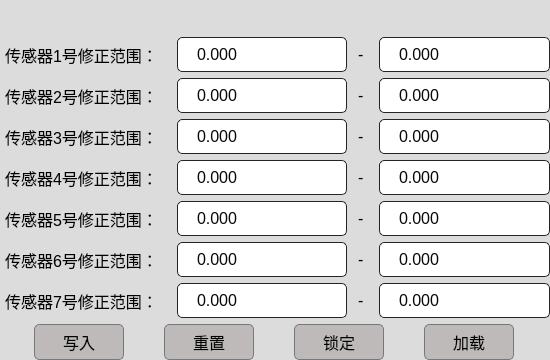
<?xml version="1.0" encoding="UTF-8"?>
<ui version="4.0">
 <class>rangesetting</class>
 <widget class="QWidget" name="rangesetting">
  <property name="geometry">
   <rect>
    <x>0</x>
    <y>0</y>
    <width>550</width>
    <height>360</height>
   </rect>
  </property>
  <property name="minimumSize">
   <size>
    <width>550</width>
    <height>0</height>
   </size>
  </property>
  <property name="maximumSize">
   <size>
    <width>550</width>
    <height>360</height>
   </size>
  </property>
  <property name="windowTitle">
   <string>修正范围设置</string>
  </property>
  <property name="styleSheet">
   <string notr="true">
QWidget
{
    background-color: #DCDCDC;;
	padding: 1px;
	border-radius: 0px;
	opacity: 0;
	color: rgb(0, 0, 0);	
	font: 12pt;
}

QWidget#mainWidget
{
    border: 1px solid #183881;
	border-left-width:1px;
	border-right-width:1px;
	border-top-width:1px;
	border-bottom-width:1px;
	background-color: #DEDDDC;
	color: #000000;

}


QWidget#menuWidget
{
    border: 1px solid #183881;
	border-left-width:0px;
	border-right-width:1px;
	border-top-width:0px;
	border-bottom-width:0px;
	background-color: #DEDDDC;
	color: #000000;

}

QWidget:focus{outline: none;}

QLabel{
	 color: black;
     font: &quot;Microsoft YaHei&quot;;	

}
QFrame#line,#line_2
{
	background-color: #183881;
}

QFrame#mainFrame
{
	border: 1px solid #183881;
	border-radius:0px;	
}

QFrame#frame,#frame3,#frame_3,#frame_4,#frame_5,#frame_6
{
	background-color: #DEDDDC;
	color: #000000;
}
QLabel#label_7,#label_11,#label_14,#label_35,#label_36,#label_37,#label_10,#label_40,#label_26,#label_47,#alarmStatus,#label_48,#label_54,#label_53
{
/*
	background-color: #DEDDDC;
	color: #000000;
*/
}
QCheckBox#offLineFlag
{
	background-color: #DEDDDC;
	color: #000000;
}


QTreeWidget#resultDataTree,#oneResultTree,#twoResultTree
{
	border: 1px solid #183881;
}


/***********QToolBar*************/
QToolBar {
	margin: 0px 0px 0px 0px;
	padding: 0px 0px 0px 0px; 
    font-weight: bold;
	border: 1px solid #76797C;
}

QToolBar::separator{
    height:1px;
    background-color: rgba(255, 255, 255, 0.4);
}
QToolBar QToolButton{
    min-width: 30px;
    background-color: transparent;
}
QToolBar QToolButton:hover{
    background-color: #0550A4;
	color: rgb(255, 255, 255);
}

QToolBar QToolButton:clicked{
    background-color: #0550A4;
}
/*********************************/

QToolBar::handle:horizontal {
    image: url(:/qss_icons/rc/Hmovetoolbar.png);
}
QToolBar::handle:vertical {
    image: url(:/qss_icons/rc/Vmovetoolbar.png);
}
QToolBar::separator:horizontal {
    image: url(:/qss_icons/rc/Hsepartoolbar.png);
}
QToolBar::separator:vertical {
    image: url(:/qss_icons/rc/Vsepartoolbar.png);
}



QGroupBox
{
	border: 1px solid #183881;
	border-radius:0px;
	margin-top:2ex;   /*文字在方框中位置的偏离度*/
	font-family:Microsoft YaHei;
	font:bold 18px;
	color: rgb(0, 0, 0);
 
}
 
QGroupBox::title
{
	subcontrol-origin:margin;
	subcontrol-position:top center;
	padding:0 3px;
}


QLineEdit
{
    background-color: #FFFFFF;
    selection-background-color: #D1DBCB;
    selection-color: black;
    padding: 5px;
    border-style: solid;
    border: 1px solid #76797C;
    border-radius: 5px;
    color: #000000;
}
QLineEdit:disabled
{
    background-color: #C2C46B;
    border-width: 1px;
    border-color: #76797C;
    border-style: solid;
    padding-top: 5px;
    padding-bottom: 5px;
    padding-left: 10px;
    padding-right: 10px;
    border-radius: 2px;
    color: #000000;
}

QPushButton
{
    color: #000000;
    background-color: #BFBABA;
    border-width: 1px;
    border-color: #76797C;
    border-style: solid;
    padding: 5px;
	border-radius:5px;
}

QPushButton:hover
{
	background-color: #0550A4;
	color: rgb(255, 255, 255);
}
QPushButton:disabled
{
    background-color: #C2C46B;
    border-width: 1px;
    border-color: #76797C;
    border-style: solid;
    border-radius: 5px;
    color: #000000;
}
/*

QPushButton:focus {
    background-color: #D1DBCB;
    color: black;
}

QPushButton:pressed
{
    color: black;
    background-color: #D1DBCB;
    padding-top: -15px;
    padding-bottom: -17px;
}
QPushButton:checked{
    background-color: #76797C;
    border-color: #6A6969;
}
*/

QComboBox{
	border:1px solid #242424;
	border-radius:3px;
	padding:2px;
	background:none;
	color: rgb(0, 0, 0);
}

QComboBox:disabled
{
    background-color: #C2C46B;
    border-width: 1px;
    border-color: #76797C;
    border-style: solid;
    padding-top: 5px;
    padding-bottom: 5px;
    padding-left: 10px;
    padding-right: 10px;
    border-radius: 2px;
    color: #000000;
}

QComboBox::down-arrow,QDateEdit[calendarPopup=&quot;true&quot;]::down-arrow,QTimeEdit[calendarPopup=&quot;true&quot;]::down-arrow,QDateTimeEdit[calendarPopup=&quot;true&quot;]::down-arrow{
image:url(:/qss_icons/rc/add_bottom.png);
width:10px;
height:10px;
right:2px;
}

QComboBox::drop-down,QDateEdit::drop-down,QTimeEdit::drop-down,QDateTimeEdit::drop-down{
subcontrol-origin:padding;
subcontrol-position:top right;
width:15px;
border-left-width:0px;
border-left-style:solid;
border-top-right-radius:3px;
border-bottom-right-radius:3px;
border-left-color:#242424;
}

QComboBox::drop-down:on{
top:1px;
}

QTreeView::item::selected
{
	color: #ffffff;
	background-color:#0550A4;
} 
QTreeView::item::hover
{
	color: #ffffff;
	background-color:#0550A4;

}


QTableView::item:selected{
	color:#DCDCDC;
	background:qlineargradient(spread:pad,x1:0,y1:0,x2:0,y2:1,stop:0 #183881,stop:1 #183881);
}

/*
QTableView::item:hover{
color:#DCDCDC;
background:qlineargradient(spread:pad,x1:0,y1:0,x2:0,y2:1,stop:0 #183881,stop:1 #183881);
}
*/

QTableView::item{
padding:1px;
margin:0px;
}

QHeaderView::section,QTableCornerButton:section{
padding:3px;
margin:0px;
color:#DCDCDC;
border:1px solid #242424;
border-left-width:0px;
border-right-width:1px;
border-top-width:0px;
border-bottom-width:1px;
background:qlineargradient(spread:pad,x1:0,y1:0,x2:0,y2:1,stop:0 #646464,stop:1 #525252);
}

QTableView{
	border: 1px solid #183881;
	border-radius: 0px;
}

QAbstractSpinBox {
    background-color: #FFFFFF;
    color: #070707;
    selection-background-color: #1230F0;
    selection-color: black;
	border-radius:5px;
	border:1px solid #242424;
}
QAbstractSpinBox:disabled
{
    background-color: #C2C46B;
    border-width: 1px;
    border-color: #76797C;
    border-style: solid;
/*
    padding-top: 5px;
    padding-bottom: 5px;
    padding-left: 10px;
    padding-right: 10px;
*/
    border-radius: 2px;
    color: #000000;
}
QAbstractSpinBox:up-button
{
    background-color: transparent;
    subcontrol-origin: border;
    subcontrol-position: center right;
}

QAbstractSpinBox:down-button
{
    background-color: transparent;
    subcontrol-origin: border;
    subcontrol-position: center left;
}

QAbstractSpinBox::up-arrow,QAbstractSpinBox::up-arrow:disabled,QAbstractSpinBox::up-arrow:off {
    image: url(:/qss_icons/rc/up_arrow_disabled.png);
    width: 10px;
    height: 10px;
}
QAbstractSpinBox::up-arrow:hover
{
    image: url(:/qss_icons/rc/up_arrow.png);
}


QAbstractSpinBox::down-arrow,QAbstractSpinBox::down-arrow:disabled,QAbstractSpinBox::down-arrow:off
{
    image: url(:/qss_icons/rc/down_arrow_disabled.png);
    width: 10px;
    height: 10px;
}
QAbstractSpinBox::down-arrow:hover
{
    image: url(:/qss_icons/rc/down_arrow.png);
}


QScrollBar:horizontal
{
    height: 18px;
    margin: 3px 15px 3px 15px;
    border: 1px transparent #2A2929;
    border-radius: 4px;
    /*background-color: #2A2929;*/
    background-color:#F0F0F0
    
}

QScrollBar::handle:horizontal
{
   /* background-color: #605F5F; */
    background-color: #858585;
    min-width: 5px;
    border-radius: 4px;
}

QScrollBar::add-line:horizontal
{
    margin: 0px 3px 0px 3px;
    border-image: url(:/qss_icons/rc/right_arrow_disabled.png);
    width: 10px;
    height: 10px;
    subcontrol-position: right;
    subcontrol-origin: margin;
}

QScrollBar::sub-line:horizontal
{
    margin: 0px 3px 0px 3px;
    border-image: url(:/qss_icons/rc/left_arrow_disabled.png);
    height: 10px;
    width: 10px;
    subcontrol-position: left;
    subcontrol-origin: margin;
}

QScrollBar::add-line:horizontal:hover,QScrollBar::add-line:horizontal:on
{
    border-image: url(:/qss_icons/rc/right_arrow.png);
    height: 10px;
    width: 10px;
    subcontrol-position: right;
    subcontrol-origin: margin;
}


QScrollBar::sub-line:horizontal:hover, QScrollBar::sub-line:horizontal:on
{
    border-image: url(:/qss_icons/rc/left_arrow.png);
    height: 10px;
    width: 10px;
    subcontrol-position: left;
    subcontrol-origin: margin;
}

QScrollBar::up-arrow:horizontal, QScrollBar::down-arrow:horizontal
{
    background: none;
}


QScrollBar::add-page:horizontal, QScrollBar::sub-page:horizontal
{
    background: none;
}

QScrollBar:vertical
{
   /* background-color: #2A2929; */
    background-color:#F0F0F0;
    width: 18px;
    margin: 15px 3px 15px 3px;
    border: 1px transparent #2A2929;
    border-radius: 4px;
}

QScrollBar::handle:vertical
{
   /* background-color: #605F5F; */
    background-color: #858585;
    min-height: 5px;
    border-radius: 4px;
}

QScrollBar::sub-line:vertical
{
    margin: 3px 0px 3px 0px;
    border-image: url(:/qss_icons/rc/up_arrow_disabled.png);
    height: 10px;
    width: 10px;
    subcontrol-position: top;
    subcontrol-origin: margin;
}

QScrollBar::add-line:vertical
{
    margin: 3px 0px 3px 0px;
    border-image: url(:/qss_icons/rc/down_arrow_disabled.png);
    height: 10px;
    width: 10px;
    subcontrol-position: bottom;
    subcontrol-origin: margin;
}

QScrollBar::sub-line:vertical:hover,QScrollBar::sub-line:vertical:on
{

    border-image: url(:/qss_icons/rc/up_arrow.png);
    height: 10px;
    width: 10px;
    subcontrol-position: top;
    subcontrol-origin: margin;
}


QScrollBar::add-line:vertical:hover, QScrollBar::add-line:vertical:on
{
    border-image: url(:/qss_icons/rc/down_arrow.png);
    height: 10px;
    width: 10px;
    subcontrol-position: bottom;
    subcontrol-origin: margin;
}

QScrollBar::up-arrow:vertical, QScrollBar::down-arrow:vertical
{
    background: none;
}


QScrollBar::add-page:vertical, QScrollBar::sub-page:vertical
{
    background: none;
}


QTabWidget::pane {
    border-top: 1px solid #C2C7CB;
    position: absolute;
    top: 0em;
}
 
QTabWidget::tab-bar {
    alignment: left;
}
QTabWidget:pane {
	border: 1px solid #183881;
	
 }

QTabBar::tab {
    background: qlineargradient(x1: 0, y1: 0, x2: 0, y2: 1,
                                stop: 0 #E1E1E1, stop: 0.4 #DDDDDD,
                                stop: 0.5 #D8D8D8, stop: 1.0 #D3D3D3);
    border: 1px solid #C4C4C3;
    border-bottom-color: #C2C7CB; 
    border-top-left-radius: 1px;
    border-top-right-radius: 1px;
   min-width: 25ex;
   padding: 2px; 
}
 
QTabBar::tab:selected, QTabBar::tab:hover {
    background-color: #0550A4;
	color: rgb(255, 255, 255);
}
 
QTabBar::tab:selected {
	background-color:#00aa00;
	color: rgb(255, 255, 255);
}
QRadioButton:disabled
{
    color: #76797C;
}
QRadioButton:checked
{
    color: #10A007;
}
QRadioButton:unchecked
{
    color: #F7150C;
}
QRadioButton::indicator
{
    width: 30px;
    height: 30px;
}

QRadioButton::indicator:unchecked
{
    image: url(:/qss_icons/rc/radio_unchecked.png);
}


QRadioButton::indicator:unchecked:hover,
QRadioButton::indicator:unchecked:focus,
QRadioButton::indicator:unchecked:pressed
{
    border: none;
    outline: none;
    image: url(:/qss_icons/rc/radio_unchecked_focus.png);
}

QRadioButton::indicator:checked
{
    border: none;
    outline: none;
    image: url(:/qss_icons/rc/radio_checked.png);
}

QRadioButton::indicator:checked:hover,
QRadioButton::indicator:checked:focus,
QRadioButton::indicator:checked:pressed
{
    border: none;
    outline: none;
    image: url(:/qss_icons/rc/radio_checked_focus.png);
}

QRadioButton::indicator:checked:disabled
{
    outline: none;
    image: url(:/qss_icons/rc/radio_checked_disabled.png);
}

QRadioButton::indicator:unchecked:disabled
{
    image: url(:/qss_icons/rc/radio_unchecked_disabled.png);
}
</string>
  </property>
  <layout class="QVBoxLayout" name="verticalLayout_3">
   <property name="leftMargin">
    <number>0</number>
   </property>
   <property name="topMargin">
    <number>0</number>
   </property>
   <property name="rightMargin">
    <number>0</number>
   </property>
   <property name="bottomMargin">
    <number>0</number>
   </property>
   <item>
    <widget class="TitleWidget" name="titleWidget" native="true">
     <property name="minimumSize">
      <size>
       <width>0</width>
       <height>0</height>
      </size>
     </property>
     <property name="maximumSize">
      <size>
       <width>16777215</width>
       <height>16777215</height>
      </size>
     </property>
    </widget>
   </item>
   <item>
    <layout class="QVBoxLayout" name="verticalLayout_2">
     <item>
      <layout class="QHBoxLayout" name="horizontalLayout_9">
       <item>
        <widget class="QLabel" name="label_19">
         <property name="maximumSize">
          <size>
           <width>16777215</width>
           <height>40</height>
          </size>
         </property>
         <property name="text">
          <string>传感器1号修正范围：</string>
         </property>
        </widget>
       </item>
       <item>
        <widget class="QDoubleSpinBox" name="smallRangeOne">
         <property name="enabled">
          <bool>true</bool>
         </property>
         <property name="minimumSize">
          <size>
           <width>0</width>
           <height>35</height>
          </size>
         </property>
         <property name="maximumSize">
          <size>
           <width>16777215</width>
           <height>35</height>
          </size>
         </property>
         <property name="suffix">
          <string/>
         </property>
         <property name="decimals">
          <number>3</number>
         </property>
         <property name="minimum">
          <double>-2.000000000000000</double>
         </property>
        </widget>
       </item>
       <item>
        <widget class="QLabel" name="label_10">
         <property name="minimumSize">
          <size>
           <width>0</width>
           <height>0</height>
          </size>
         </property>
         <property name="maximumSize">
          <size>
           <width>20</width>
           <height>16777215</height>
          </size>
         </property>
         <property name="text">
          <string>-</string>
         </property>
        </widget>
       </item>
       <item>
        <widget class="QDoubleSpinBox" name="bigRangeOne">
         <property name="enabled">
          <bool>true</bool>
         </property>
         <property name="minimumSize">
          <size>
           <width>0</width>
           <height>35</height>
          </size>
         </property>
         <property name="maximumSize">
          <size>
           <width>16777215</width>
           <height>35</height>
          </size>
         </property>
         <property name="suffix">
          <string/>
         </property>
         <property name="decimals">
          <number>3</number>
         </property>
         <property name="minimum">
          <double>0.000000000000000</double>
         </property>
        </widget>
       </item>
      </layout>
     </item>
     <item>
      <layout class="QHBoxLayout" name="horizontalLayout_10">
       <item>
        <widget class="QLabel" name="label_20">
         <property name="maximumSize">
          <size>
           <width>16777215</width>
           <height>40</height>
          </size>
         </property>
         <property name="text">
          <string>传感器2号修正范围：</string>
         </property>
        </widget>
       </item>
       <item>
        <widget class="QDoubleSpinBox" name="smallRangeTwo">
         <property name="minimumSize">
          <size>
           <width>0</width>
           <height>35</height>
          </size>
         </property>
         <property name="maximumSize">
          <size>
           <width>16777215</width>
           <height>35</height>
          </size>
         </property>
         <property name="suffix">
          <string/>
         </property>
         <property name="decimals">
          <number>3</number>
         </property>
         <property name="minimum">
          <double>-2.000000000000000</double>
         </property>
        </widget>
       </item>
       <item>
        <widget class="QLabel" name="label_11">
         <property name="maximumSize">
          <size>
           <width>20</width>
           <height>16777215</height>
          </size>
         </property>
         <property name="text">
          <string>-</string>
         </property>
        </widget>
       </item>
       <item>
        <widget class="QDoubleSpinBox" name="bigRangeTwo">
         <property name="minimumSize">
          <size>
           <width>0</width>
           <height>35</height>
          </size>
         </property>
         <property name="maximumSize">
          <size>
           <width>16777215</width>
           <height>35</height>
          </size>
         </property>
         <property name="suffix">
          <string/>
         </property>
         <property name="decimals">
          <number>3</number>
         </property>
         <property name="minimum">
          <double>0.000000000000000</double>
         </property>
        </widget>
       </item>
      </layout>
     </item>
     <item>
      <layout class="QHBoxLayout" name="horizontalLayout_11">
       <item>
        <widget class="QLabel" name="label_21">
         <property name="maximumSize">
          <size>
           <width>16777215</width>
           <height>40</height>
          </size>
         </property>
         <property name="text">
          <string>传感器3号修正范围：</string>
         </property>
        </widget>
       </item>
       <item>
        <widget class="QDoubleSpinBox" name="smallRangeThree">
         <property name="minimumSize">
          <size>
           <width>0</width>
           <height>35</height>
          </size>
         </property>
         <property name="maximumSize">
          <size>
           <width>16777215</width>
           <height>35</height>
          </size>
         </property>
         <property name="suffix">
          <string/>
         </property>
         <property name="decimals">
          <number>3</number>
         </property>
         <property name="minimum">
          <double>-2.000000000000000</double>
         </property>
        </widget>
       </item>
       <item>
        <widget class="QLabel" name="label_22">
         <property name="maximumSize">
          <size>
           <width>20</width>
           <height>16777215</height>
          </size>
         </property>
         <property name="text">
          <string>-</string>
         </property>
        </widget>
       </item>
       <item>
        <widget class="QDoubleSpinBox" name="bigRangeThree">
         <property name="minimumSize">
          <size>
           <width>0</width>
           <height>35</height>
          </size>
         </property>
         <property name="maximumSize">
          <size>
           <width>16777215</width>
           <height>35</height>
          </size>
         </property>
         <property name="suffix">
          <string/>
         </property>
         <property name="decimals">
          <number>3</number>
         </property>
         <property name="minimum">
          <double>0.000000000000000</double>
         </property>
        </widget>
       </item>
      </layout>
     </item>
     <item>
      <layout class="QHBoxLayout" name="horizontalLayout_12">
       <item>
        <widget class="QLabel" name="label_23">
         <property name="maximumSize">
          <size>
           <width>16777215</width>
           <height>40</height>
          </size>
         </property>
         <property name="text">
          <string>传感器4号修正范围：</string>
         </property>
        </widget>
       </item>
       <item>
        <widget class="QDoubleSpinBox" name="smallRangeFour">
         <property name="minimumSize">
          <size>
           <width>0</width>
           <height>35</height>
          </size>
         </property>
         <property name="maximumSize">
          <size>
           <width>16777215</width>
           <height>35</height>
          </size>
         </property>
         <property name="suffix">
          <string/>
         </property>
         <property name="decimals">
          <number>3</number>
         </property>
         <property name="minimum">
          <double>-2.000000000000000</double>
         </property>
        </widget>
       </item>
       <item>
        <widget class="QLabel" name="label_24">
         <property name="maximumSize">
          <size>
           <width>20</width>
           <height>16777215</height>
          </size>
         </property>
         <property name="text">
          <string>-</string>
         </property>
        </widget>
       </item>
       <item>
        <widget class="QDoubleSpinBox" name="bigRangeFour">
         <property name="minimumSize">
          <size>
           <width>0</width>
           <height>35</height>
          </size>
         </property>
         <property name="maximumSize">
          <size>
           <width>16777215</width>
           <height>35</height>
          </size>
         </property>
         <property name="suffix">
          <string/>
         </property>
         <property name="decimals">
          <number>3</number>
         </property>
         <property name="minimum">
          <double>0.000000000000000</double>
         </property>
        </widget>
       </item>
      </layout>
     </item>
     <item>
      <layout class="QHBoxLayout" name="horizontalLayout_13">
       <item>
        <widget class="QLabel" name="label_25">
         <property name="maximumSize">
          <size>
           <width>16777215</width>
           <height>40</height>
          </size>
         </property>
         <property name="text">
          <string>传感器5号修正范围：</string>
         </property>
        </widget>
       </item>
       <item>
        <widget class="QDoubleSpinBox" name="smallRangeFive">
         <property name="minimumSize">
          <size>
           <width>0</width>
           <height>35</height>
          </size>
         </property>
         <property name="maximumSize">
          <size>
           <width>16777215</width>
           <height>35</height>
          </size>
         </property>
         <property name="suffix">
          <string/>
         </property>
         <property name="decimals">
          <number>3</number>
         </property>
         <property name="minimum">
          <double>-2.000000000000000</double>
         </property>
        </widget>
       </item>
       <item>
        <widget class="QLabel" name="label_26">
         <property name="maximumSize">
          <size>
           <width>20</width>
           <height>16777215</height>
          </size>
         </property>
         <property name="text">
          <string>-</string>
         </property>
        </widget>
       </item>
       <item>
        <widget class="QDoubleSpinBox" name="bigRangeFive">
         <property name="minimumSize">
          <size>
           <width>0</width>
           <height>35</height>
          </size>
         </property>
         <property name="maximumSize">
          <size>
           <width>16777215</width>
           <height>35</height>
          </size>
         </property>
         <property name="suffix">
          <string/>
         </property>
         <property name="decimals">
          <number>3</number>
         </property>
         <property name="minimum">
          <double>0.000000000000000</double>
         </property>
        </widget>
       </item>
      </layout>
     </item>
     <item>
      <layout class="QHBoxLayout" name="horizontalLayout_14">
       <item>
        <widget class="QLabel" name="label_27">
         <property name="maximumSize">
          <size>
           <width>16777215</width>
           <height>40</height>
          </size>
         </property>
         <property name="text">
          <string>传感器6号修正范围：</string>
         </property>
        </widget>
       </item>
       <item>
        <widget class="QDoubleSpinBox" name="smallRangeSix">
         <property name="minimumSize">
          <size>
           <width>0</width>
           <height>35</height>
          </size>
         </property>
         <property name="maximumSize">
          <size>
           <width>16777215</width>
           <height>35</height>
          </size>
         </property>
         <property name="suffix">
          <string/>
         </property>
         <property name="decimals">
          <number>3</number>
         </property>
         <property name="minimum">
          <double>-2.000000000000000</double>
         </property>
        </widget>
       </item>
       <item>
        <widget class="QLabel" name="label_28">
         <property name="maximumSize">
          <size>
           <width>20</width>
           <height>16777215</height>
          </size>
         </property>
         <property name="text">
          <string>-</string>
         </property>
        </widget>
       </item>
       <item>
        <widget class="QDoubleSpinBox" name="bigRangeSix">
         <property name="minimumSize">
          <size>
           <width>0</width>
           <height>35</height>
          </size>
         </property>
         <property name="maximumSize">
          <size>
           <width>16777215</width>
           <height>35</height>
          </size>
         </property>
         <property name="suffix">
          <string/>
         </property>
         <property name="decimals">
          <number>3</number>
         </property>
         <property name="minimum">
          <double>0.000000000000000</double>
         </property>
        </widget>
       </item>
      </layout>
     </item>
     <item>
      <layout class="QHBoxLayout" name="horizontalLayout_15">
       <item>
        <widget class="QLabel" name="label_29">
         <property name="maximumSize">
          <size>
           <width>16777215</width>
           <height>40</height>
          </size>
         </property>
         <property name="text">
          <string>传感器7号修正范围：</string>
         </property>
        </widget>
       </item>
       <item>
        <widget class="QDoubleSpinBox" name="smallRangeSeven">
         <property name="minimumSize">
          <size>
           <width>0</width>
           <height>35</height>
          </size>
         </property>
         <property name="maximumSize">
          <size>
           <width>16777215</width>
           <height>35</height>
          </size>
         </property>
         <property name="suffix">
          <string/>
         </property>
         <property name="decimals">
          <number>3</number>
         </property>
         <property name="minimum">
          <double>-2.000000000000000</double>
         </property>
        </widget>
       </item>
       <item>
        <widget class="QLabel" name="label_30">
         <property name="maximumSize">
          <size>
           <width>20</width>
           <height>16777215</height>
          </size>
         </property>
         <property name="text">
          <string>-</string>
         </property>
        </widget>
       </item>
       <item>
        <widget class="QDoubleSpinBox" name="bigRangeSeven">
         <property name="minimumSize">
          <size>
           <width>0</width>
           <height>35</height>
          </size>
         </property>
         <property name="maximumSize">
          <size>
           <width>16777215</width>
           <height>35</height>
          </size>
         </property>
         <property name="suffix">
          <string/>
         </property>
         <property name="decimals">
          <number>3</number>
         </property>
         <property name="minimum">
          <double>0.000000000000000</double>
         </property>
        </widget>
       </item>
      </layout>
     </item>
    </layout>
   </item>
   <item>
    <layout class="QHBoxLayout" name="horizontalLayout_16">
     <item>
      <widget class="QPushButton" name="WriteIn">
       <property name="minimumSize">
        <size>
         <width>0</width>
         <height>0</height>
        </size>
       </property>
       <property name="maximumSize">
        <size>
         <width>90</width>
         <height>70</height>
        </size>
       </property>
       <property name="styleSheet">
        <string notr="true">font: 25 18pt &quot;Microsoft YaHei&quot;;</string>
       </property>
       <property name="text">
        <string>写入</string>
       </property>
      </widget>
     </item>
     <item>
      <widget class="QPushButton" name="Reset">
       <property name="maximumSize">
        <size>
         <width>90</width>
         <height>70</height>
        </size>
       </property>
       <property name="styleSheet">
        <string notr="true">font: 25 18pt &quot;Microsoft YaHei&quot;;</string>
       </property>
       <property name="text">
        <string>重置</string>
       </property>
      </widget>
     </item>
     <item>
      <widget class="QPushButton" name="Lock">
       <property name="maximumSize">
        <size>
         <width>90</width>
         <height>70</height>
        </size>
       </property>
       <property name="styleSheet">
        <string notr="true">font: 25 18pt &quot;Microsoft YaHei&quot;;</string>
       </property>
       <property name="text">
        <string>锁定</string>
       </property>
      </widget>
     </item>
     <item>
      <widget class="QPushButton" name="Load">
       <property name="maximumSize">
        <size>
         <width>90</width>
         <height>70</height>
        </size>
       </property>
       <property name="styleSheet">
        <string notr="true">font: 25 18pt &quot;Microsoft YaHei&quot;;</string>
       </property>
       <property name="text">
        <string>加载</string>
       </property>
      </widget>
     </item>
    </layout>
   </item>
  </layout>
 </widget>
 <customwidgets>
  <customwidget>
   <class>TitleWidget</class>
   <extends>QWidget</extends>
   <header>titlewidget.h</header>
   <container>1</container>
  </customwidget>
 </customwidgets>
 <resources/>
 <connections/>
</ui>
